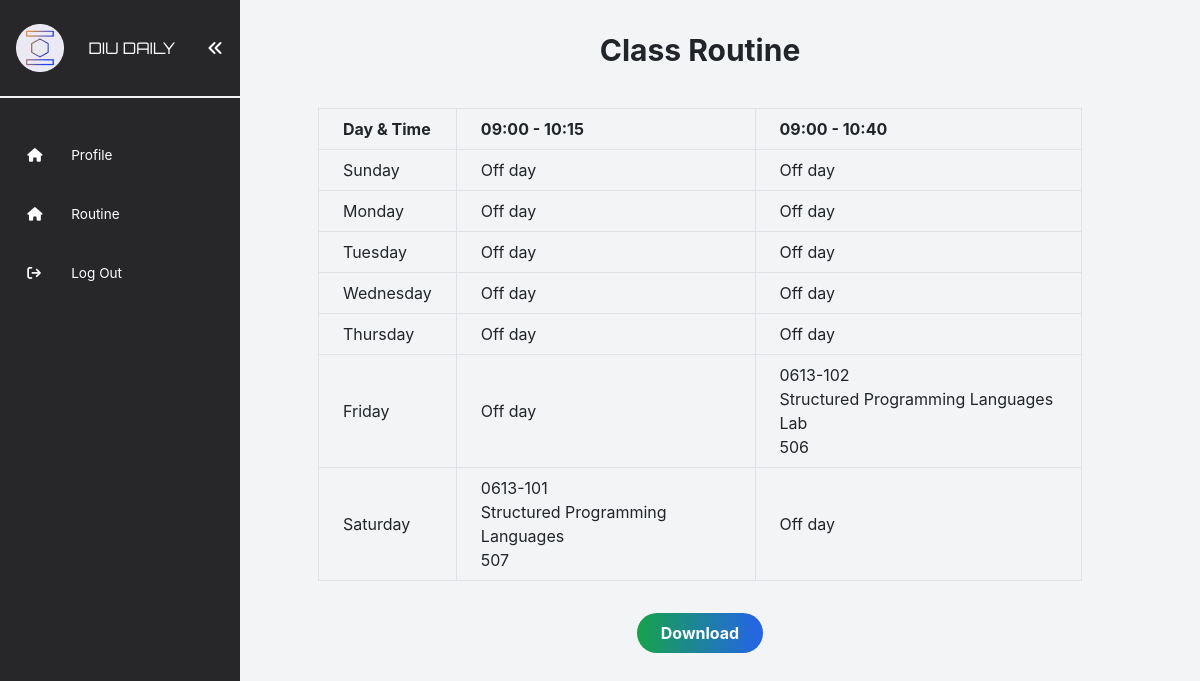
Screenshot of /src/teacher/routine.php (signed in) with the database file from the repository.
### tables this page shows
CREATE TABLE `course` (
  `course_id` int(11) NOT NULL,
  `course_name` varchar(100) NOT NULL,
  `semester_id` int(11) DEFAULT NULL,
  `course_type` varchar(10) NOT NULL,
  `credits` float NOT NULL,
  `course_code` varchar(100) NOT NULL,
  `department_id` int(11) DEFAULT NULL
);

CREATE TABLE `room` (
  `room_id` int(11) NOT NULL,
  `room_number` varchar(50) NOT NULL,
  `room_type` varchar(10) DEFAULT NULL
);

### src/teacher/routine.php (the view, shortened to what this page needs)
<?php
include("../../database/config.php");
include("../include/teacherNavbar.php");
$timeSlotsQuery = "SELECT DISTINCT TIME_FORMAT(start_time, '%h:%i') AS start_time, TIME_FORMAT(end_time, '%h:%i') AS end_time FROM timeslot ORDER BY start_time";
$timeSlotsResult = $conn->query($timeSlotsQuery);
$timeSlots = [];
while ($row = $timeSlotsResult->fetch_assoc()) {
  $timeSlots[] = "{$row['start_time']} - {$row['end_time']}";
}
if (isset($_SESSION["teacher_id"])) {
  $teacherId = $_SESSION["teacher_id"];
  $routineQuery = "SELECT day, TIME_FORMAT(start_time, '%h:%i') AS start_time, TIME_FORMAT(end_time, '%h:%i') AS end_time, course_code, course_name, room_number
                     FROM routine
                     INNER JOIN course ON routine.course_id = course.course_id
                     INNER JOIN room ON routine.room_id = room.room_id
                     WHERE teacher_id = ?
                     ORDER BY FIELD(day, 'Sunday', 'Monday', 'Tuesday', 'Wednesday', 'Thursday', 'Friday', 'Saturday'), start_time";
  $routineStmt = $conn->prepare($routineQuery);
  $routineStmt->bind_param("i", $teacherId);
  $routineStmt->execute();
  $routineResult = $routineStmt->get_result();
  ?>
  <div class="container mx-auto py-8">
    <h1 class="text-3xl font-bold mb-10 text-center">Class Routine</h1>
    <table class="table-auto w-full">
      <thead>
        <tr>
          <th class="px-4 border py-2">Day & Time</th>
          <?php
          $columnsToDisplay = [];
          foreach ($timeSlots as $timeSlot) {
            $found = false;
            $routineResult->data_seek(0);
            while ($row = $routineResult->fetch_assoc()) {
              if ("{$row['start_time']} - {$row['end_time']}" == $timeSlot) {
                $found = true;
                break;
              }
            }
            if ($found) {
              echo "<th class='px-4 border py-2'>{$timeSlot}</th>";
              $columnsToDisplay[] = $timeSlot;
            }
          }
          ?>
        </tr>
      </thead>
      <tbody>
        <?php
        $days = ['Sunday', 'Monday', 'Tuesday', 'Wednesday', 'Thursday', 'Friday', 'Saturday'];
        foreach ($days as $day) {
          echo "<tr>";
          echo "<td class='border px-4 py-2'>{$day}</td>";
          foreach ($columnsToDisplay as $timeSlot) {
            $classes = [];
            $routineResult->data_seek(0);
            while ($row = $routineResult->fetch_assoc()) {
              if ($row['day'] == $day && "{$row['start_time']} - {$row['end_time']}" == $timeSlot) {
                $classes[] = "{$row['course_code']}<br>{$row['course_name']}<br>{$row['room_number']}";
              }
            }
            echo "<td class='border px-4 py-2'>";
            if (empty($classes)) {
              echo "Off day";
            } else {
              foreach ($classes as $class) {
                echo "{$class}<br>";
              }
            }
            echo "</td>";
          }
          echo "</tr>";
        }
        ?>
      </tbody>
    </table>
    <div class="flex justify-center mt-8">
      <button class="bg-gradient-to-r from-green-600 to-blue-600 text-white font-bold py-2 px-4 rounded-full">
        <a href="pdf.php?teacher_id=<?php echo $teacherId; ?>">Download</a>
      </button>
    </div>
    <?php
} else {
  echo "You are not authorized to view this page.";
}
?>
</div>
</body>
</html>

### rows the page displays
course: course_code "0613-102", course_name "Structured Programming Languages Lab"
room: room_number "506"
course: course_code "0613-101", course_name "Structured Programming Languages"
room: room_number "507"

### other values shown
$timeSlot "09:00 - 10:15"
$timeSlot "09:00 - 10:40"
$day "Sunday"
$day "Monday"
$day "Tuesday"
$day "Wednesday"
$day "Thursday"
$day "Friday"
$day "Saturday"
